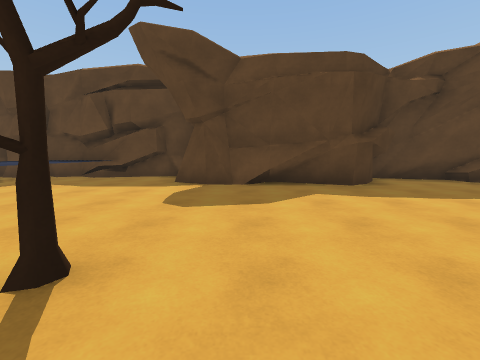
view 1 (above)

19 first-person views from a walk through a 3-D level made in the Unity game engine. The camera is 1.3 m above the floor, tilts 6° down and sees 90° across. The floor is counted in squares, 2 m on a side. Each view is taken from the middle of a square. On the plan, view 1 faces up. The plan holds only what a view shows up to about 9 squares ahead; the rest is blank. The place goes on beyond the plan. Some animated figures are not drawn.

view 2
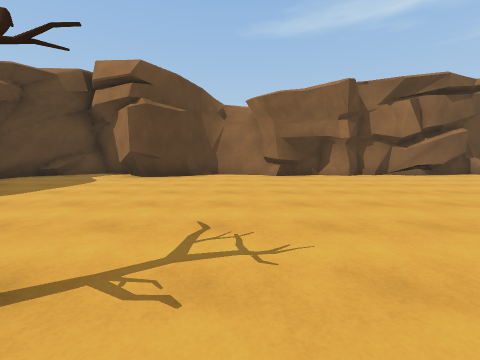

view 3
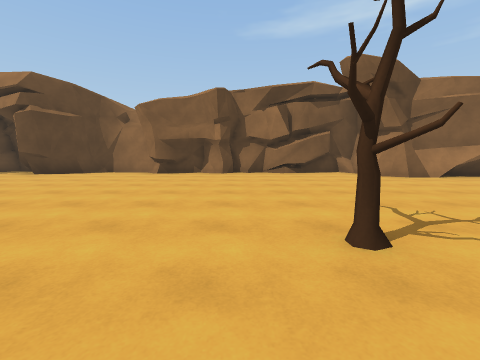

view 4
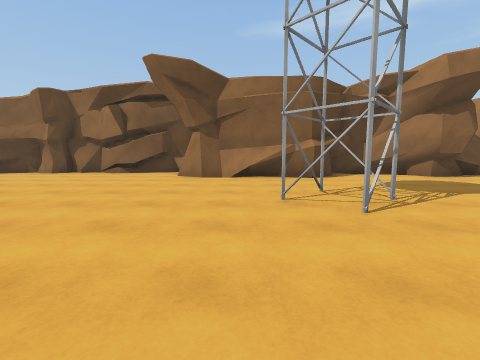

view 5
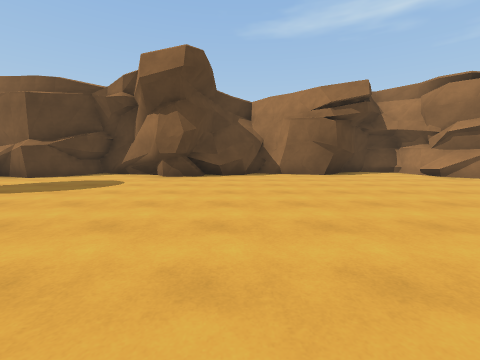

view 6
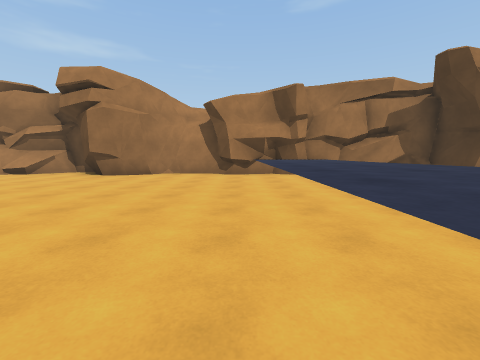

view 7
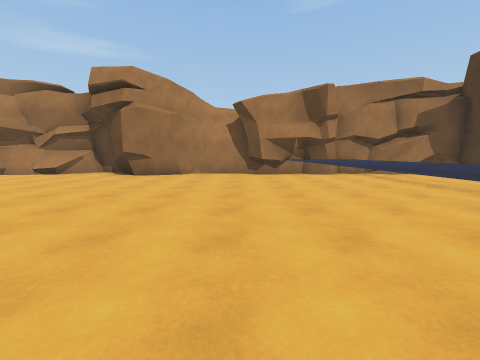

view 8
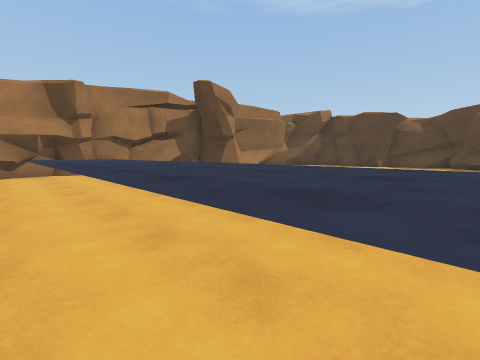

view 9
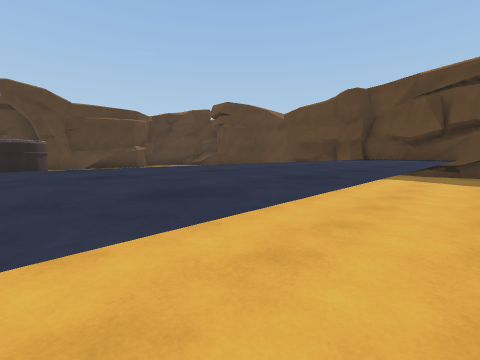

view 10
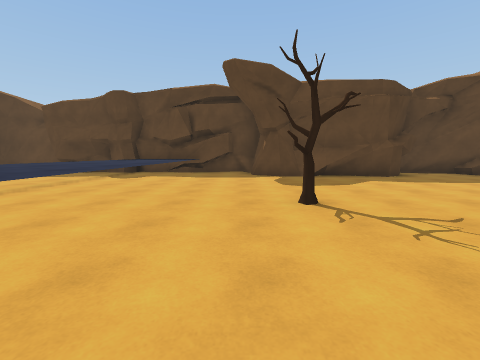

view 11
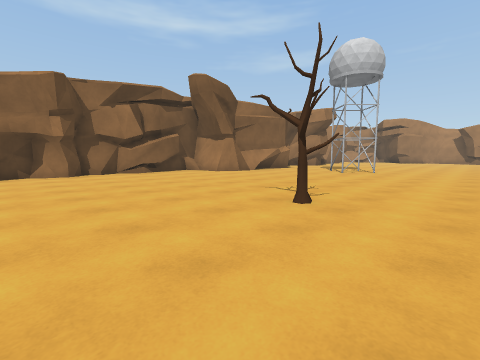

view 12
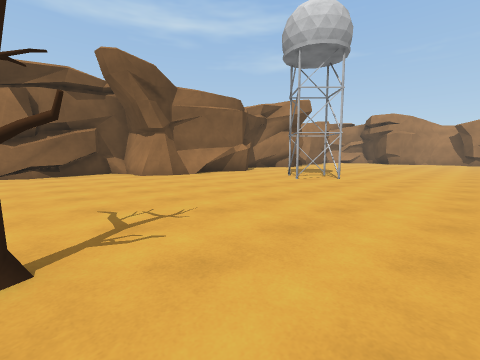

view 13
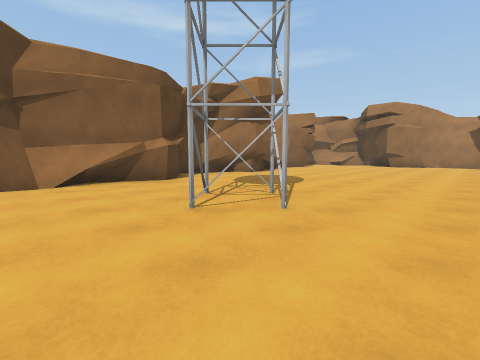

view 14
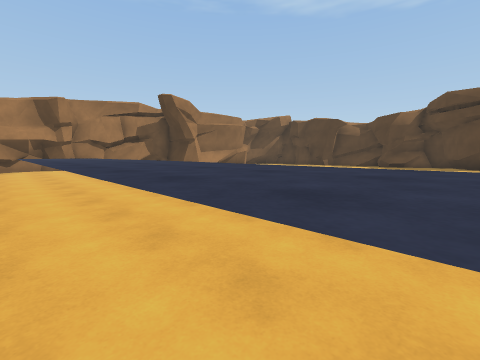

view 15
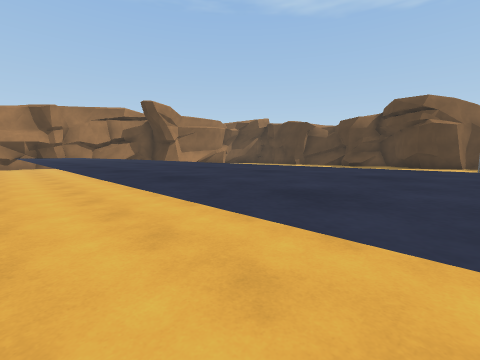

view 16
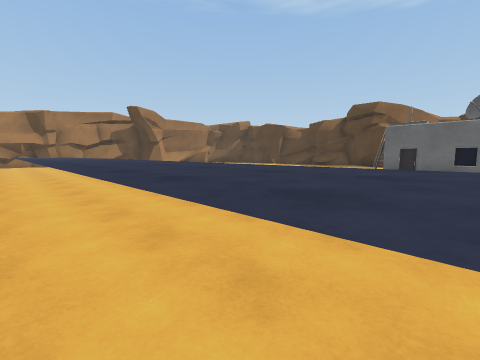

view 17
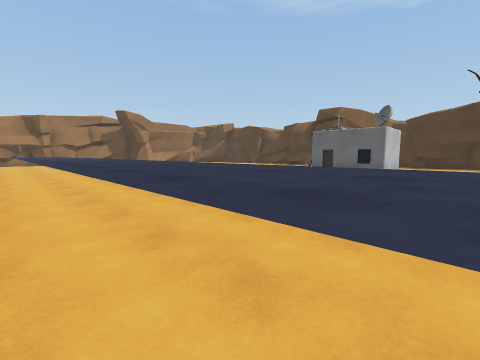

view 18
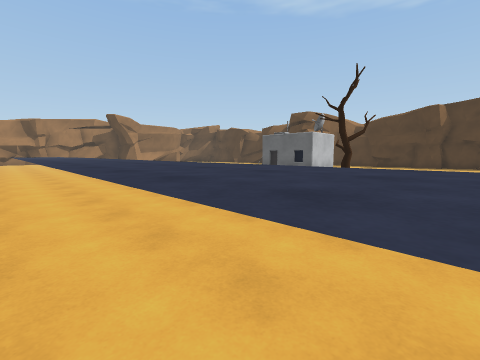

view 19
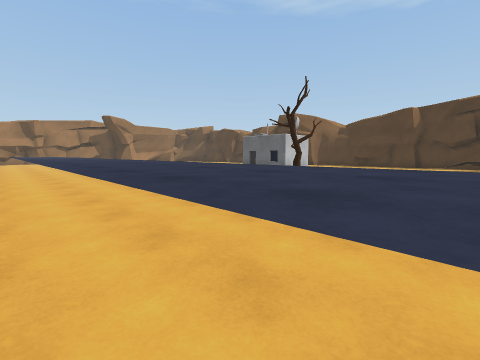

### Floor plan
Key: @ floor where view 1 was taken; # wall or solid block; . floor; ^ raised ledge; T tree.
Columns run from 6 left of view 1 to 6 right of it. Each row starts with its distance up from view 1.
  8     #
  7 ##^###   ###
  6 ^^^..#####.##
  5 ^^^.....#...#
  4 ^^^.........#
  3 ^^^........##
  2 ^^^........##
  1 ^^^..T......#
  0 ^^^...@.....#
 -1 ^^^.........#
 -2 ^^^.........#
 -3 ^^^.........#
 -4 ^^^.........#
 -5 ^^^..T......#
 -6 ^^^.........#
 -7 ^^^.........#
 -8 ^^^........##
 -9 ^^^.......##
-10 ^^^.......##
-11 ^^^...##..#
-12 ^^^...##..##
-13 ^^^........#
-14 ^^^........#
-15 ^^^........#
-16 ^^^.......##
-17 ^^^........#
-18 ^^^........##
-19 ^^^.........#
-20 ^^^........##
-21 ^^^........##
-22 ^^^.........#
-23 ^^^.........#
-24 #^^#..###.###
-25  ###### ###

Positions as (right, up) in squares from view 1, and headings:
1: (0, 0), facing up
2: (-2, 0), facing right
3: (-3, -4), facing right
4: (-3, -10), facing right
5: (-3, -18), facing right
6: (-3, -16), facing down
7: (-2, -16), facing down
8: (-3, -15), facing down-left
9: (-3, -2), facing up-left
10: (-2, -2), facing up
11: (-3, -2), facing down-right
12: (-3, -5), facing down-right
13: (-2, -9), facing down-right
14: (-3, -12), facing down-left
15: (-3, -10), facing down-left
16: (-3, -8), facing down-left
17: (-3, -6), facing down-left
18: (-3, -4), facing down-left
19: (-3, -3), facing down-left
